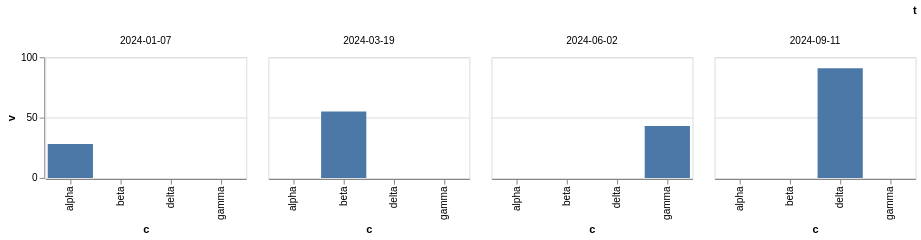

Write a Vega-Lite specification for this figure.
### Vega-Lite specification from a JSON file in a GitHub repository (floating-point values rounded to 4 significant figures)
{"$schema": "https://vega.github.io/schema/vega-lite/v6.json", "width": 200, "height": 120, "data": {"values": [{"c": "alpha", "v": 28, "w": 3, "t": "2024-01-07"}, {"c": "beta", "v": 55, "w": 7, "t": "2024-03-19"}, {"c": "gamma", "v": 43, "w": 5, "t": "2024-06-02"}, {"c": "delta", "v": 91, "w": 9, "t": "2024-09-11"}]}, "mark": "bar", "encoding": {"x": {"field": "c", "type": "nominal"}, "y": {"field": "v", "type": "quantitative"}, "column": {"field": "t", "type": "ordinal", "header": {"titleAnchor": "end"}}}}
